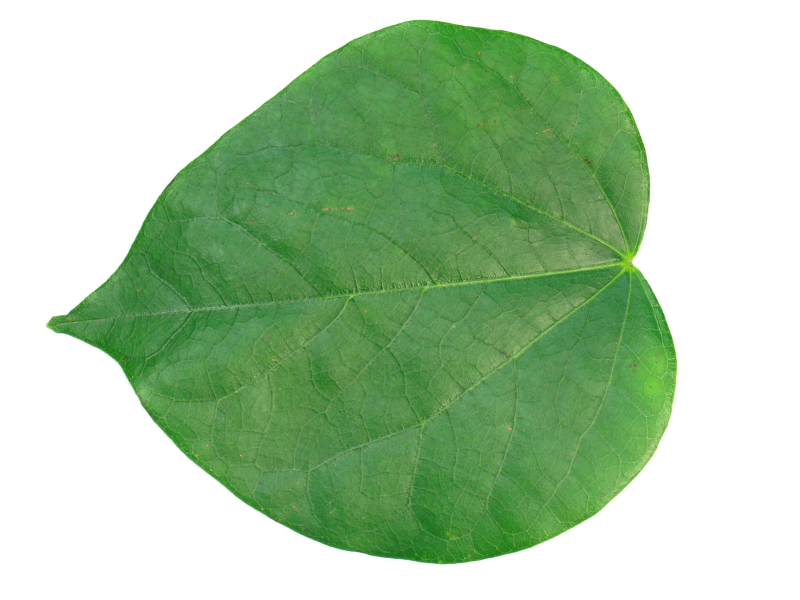
#> input picture Leaf_nhom_02/4 Cercis chinensis/1123.jpg, 1600 x 1200 px (shown at 1/2 size); its folder holds 4 pictures in this run
$ jupyter execute HU_nhom_02.ipynb
#> lines starting #> are read from the running program, lines starting #| are printed output that depends on the picture; after the words box and inside, x2 and y2 are one past the last pixel; in counts of white or black regions, pixels touching at a corner belong together; pictures that were not available may be replaced by others from this repository, and a replacement may not be noted
[cell 1]
import cv2
import numpy as np
from matplotlib import pyplot as plt
import os
import pandas as pd

[cell 2]
cercis_chinesis = '../Leaf_nhom_02/4 Cercis chinensis/'
indigofera_tinctoria = '../Leaf_nhom_02/5 Indigofera tinctoria L/'
acer_palmatum = '../Leaf_nhom_02/6 Acer palmatum/'

# Hiển thị số lượng ảnh trong các thư mục
def count_images(path):
    import os
    list = os.listdir(path)
    return len(list)

print('Số lượng ảnh trong thư mục Cercis chinensis:', count_images(cercis_chinesis))
print('Số lượng ảnh trong thư mục Indigofera tinctoria:', count_images(indigofera_tinctoria))
print('Số lượng ảnh trong thư mục Acer palmatum:', count_images(acer_palmatum))

# Đọc ảnh trong folder
def read_images(path):
#> called with path = '../Leaf_nhom_02/4 Cercis chinensis/'
    import os
    list = os.listdir(path)
    images = []
    for i in list:
        images.append(plt.imread(path + i))
    return images

# Hiển thị ảnh đầu tiên của mỗi loại
fig, axs = plt.subplots(1, 3, figsize=(15, 5))
axs[0].imshow(read_images(cercis_chinesis)[0])
axs[0].set_title('Cercis chinensis')

axs[1].imshow(read_images(indigofera_tinctoria)[0])
axs[1].set_title('Indigofera tinctoria')

axs[2].imshow(read_images(acer_palmatum)[0])
axs[2].set_title('Acer palmatum')

plt.subplots_adjust(wspace=0.2)  # Điều chỉnh khoảng cách giữa các biểu đồ
plt.show()
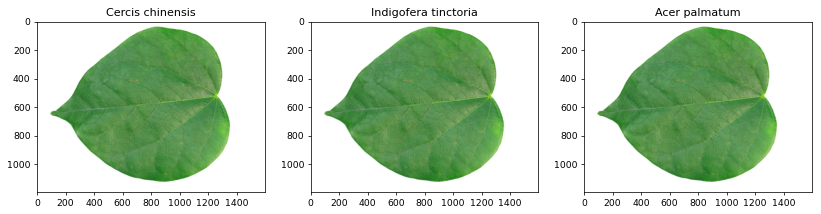
#> figure drawn by matplotlib, 3 panels

# Hiển thị kích thước 1 ảnh đầu tiên
print('Kích thước ảnh Cercis chinensis:', read_images(cercis_chinesis)[0].shape)
print('Kích thước ảnh Indigofera tinctoria:', read_images(indigofera_tinctoria)[0].shape)
print('Kích thước ảnh Acer palmatum:', read_images(acer_palmatum)[0].shape)

[cell 3]
# Đọc ảnh trong từng thư mục và chuyển sang ảnh xám, tạo vào lưu file ảnh xám vào folder mới
def preprocessing(image):
    gray_img = cv2.cvtColor(image, cv2.COLOR_RGB2GRAY)
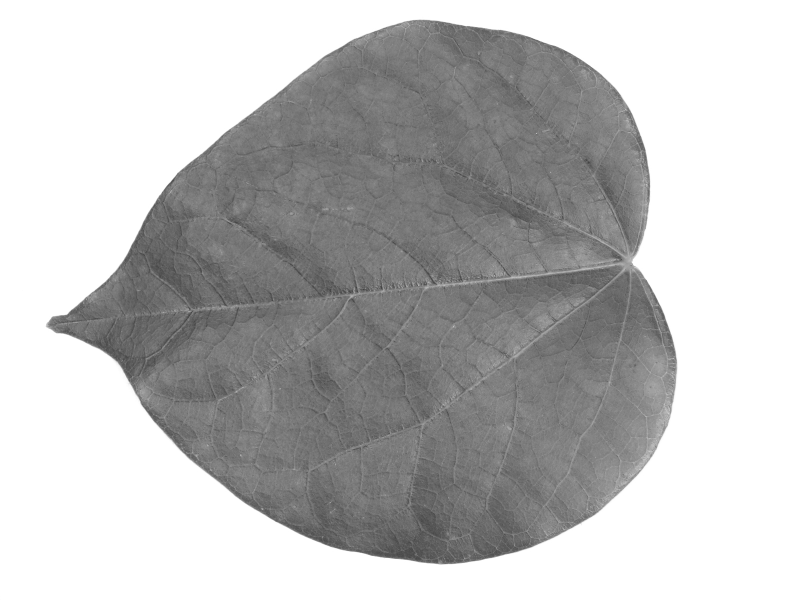
#> gray_img: shape (1200, 1600) (shown at 1/2 size); min 49, max 255, mean 188.7
#> image is the input picture: shape (1200, 1600, 3); mean R, G, B 171.6, 201.6, 166.7
    # resize ảnh với kích thước giảm 10 lần
    # gray_img = cv2.resize(gray_img, (gray_img.shape[1]//10, gray_img.shape[0]//10))
    _, gray_img = cv2.threshold(gray_img, 0, 255, cv2.THRESH_BINARY + cv2.THRESH_OTSU)
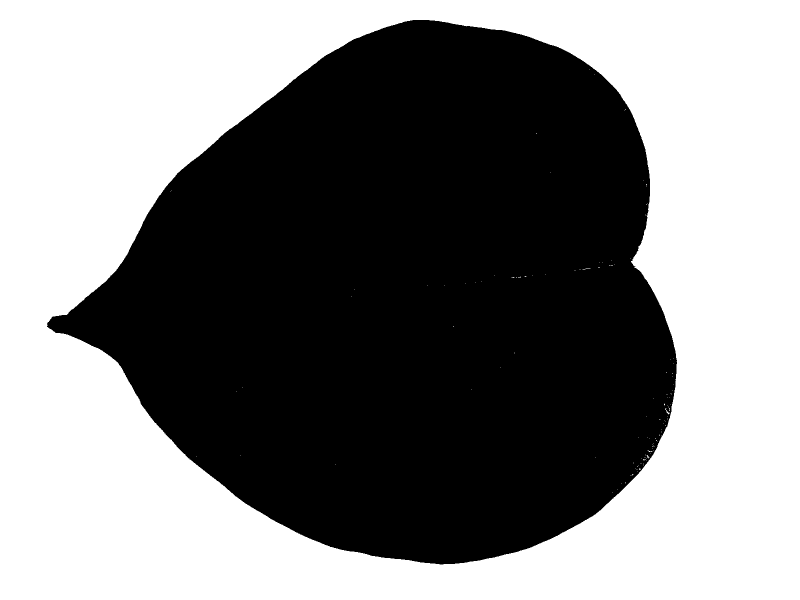
#> gray_img: shape (1200, 1600) (shown at 1/2 size); 51.1% white; 2 black regions (1 under 20 px), largest, box (x1, y1, x2, y2) and area: (94, 40, 1354, 1129) 938596
    gray_img = cv2.bitwise_not(gray_img)
    return gray_img

# Hiển thị ảnh sau khi tiền xử lý
fig, axs = plt.subplots(1, 3, figsize=(15, 5))
axs[0].imshow(preprocessing(read_images(cercis_chinesis)[0]), cmap='gray')
axs[0].set_title('Cercis chinensis')

axs[1].imshow(preprocessing(read_images(indigofera_tinctoria)[0]), cmap='gray')
axs[1].set_title('Indigofera tinctoria')

axs[2].imshow(preprocessing(read_images(acer_palmatum)[0]), cmap='gray')
axs[2].set_title('Acer palmatum')

plt.subplots_adjust(wspace=0.2)  # Điều chỉnh khoảng cách giữa các biểu đồ
plt.show()
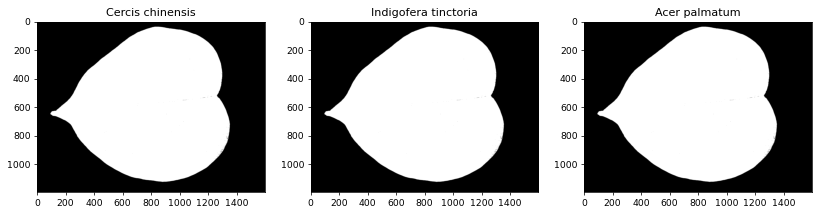
#> figure drawn by matplotlib, 3 panels

[cell 4]
cercis_chinesis_img = read_images(cercis_chinesis)
indigofera_tinctoria_img = read_images(indigofera_tinctoria)
acer_palmatum_img = read_images(acer_palmatum)

# Tiền xử lý ảnh và lưu vào thư mục mới với tên giống ảnh gốc
cercis_chinesis_preprocessing = '../HU_nhom_02/preprocessing/cercis_chinesis_preprocess/'
indigofera_tinctoria_preprocessing = '../HU_nhom_02/preprocessing/indigofera_tinctoria_preprocess/'
acer_palmatum_preprocessing = '../HU_nhom_02/preprocessing/acer_palmatum_preprocess/'

if not os.path.exists(cercis_chinesis_preprocessing):
    os.makedirs(cercis_chinesis_preprocessing)
if not os.path.exists(indigofera_tinctoria_preprocessing):
    os.makedirs(indigofera_tinctoria_preprocessing)
if not os.path.exists(acer_palmatum_preprocessing):
    os.makedirs(acer_palmatum_preprocessing)

for i in range(len(cercis_chinesis_img)):
    cv2.imwrite(cercis_chinesis_preprocessing + 'cercis_chinesis_preprocess_' + str(i) + '.png', preprocessing(cercis_chinesis_img[i]))
#> this loop made 4 passes
#> pass 2, in preprocessing (call 5), `gray_img = cv2.cvtColor(image, cv2.COLOR_RGB2GRAY)`:
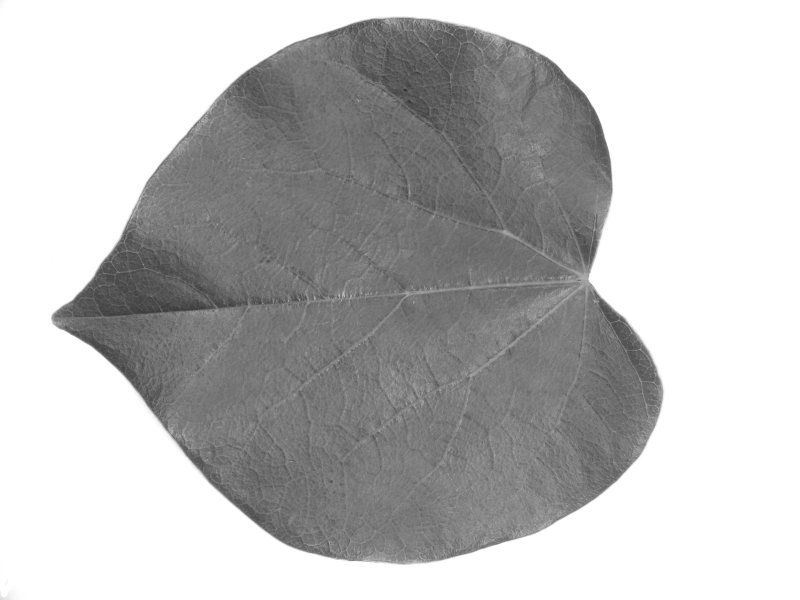
#> gray_img: shape (1200, 1600) (shown at 1/2 size); min 34, max 255, mean 188.7
#> pass 2, in preprocessing (call 5), `_, gray_img = cv2.threshold(gray_img, 0, 255, cv2.THRESH_BINARY + cv2...`:
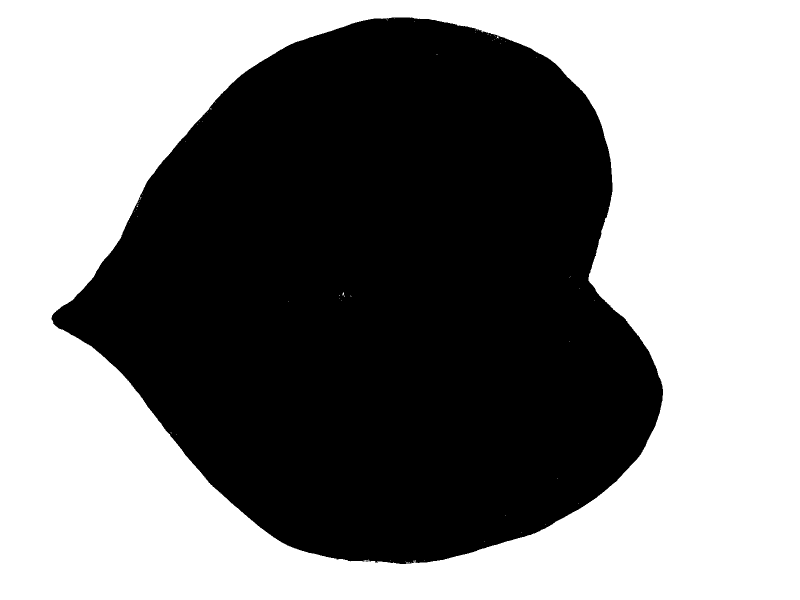
#> gray_img: shape (1200, 1600) (shown at 1/2 size); 52.2% white; 3 black regions (2 under 20 px), largest, box (x1, y1, x2, y2) and area: (103, 35, 1326, 1128) 918663
#> pass 3, in preprocessing (call 6), `gray_img = cv2.cvtColor(image, cv2.COLOR_RGB2GRAY)`:
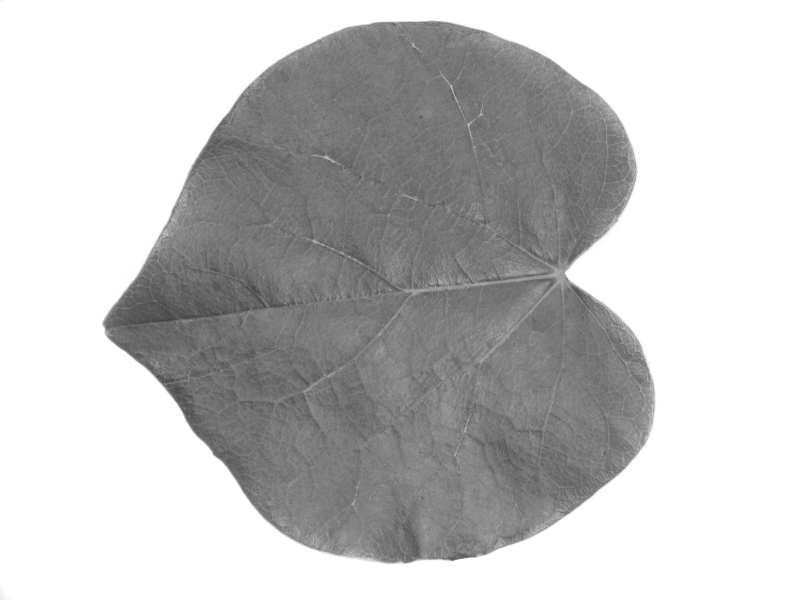
#> gray_img: shape (1200, 1600) (shown at 1/2 size); min 57, max 255, mean 195.3
for i in range(len(indigofera_tinctoria_img)):
    cv2.imwrite(indigofera_tinctoria_preprocessing + 'indigofera_tinctoria_preprocess_' + str(i) + '.png', preprocessing(indigofera_tinctoria_img[i]))
for i in range(len(acer_palmatum_img)):
    cv2.imwrite(acer_palmatum_preprocessing + 'acer_palmatum_preprocess_' + str(i) + '.png', preprocessing(acer_palmatum_img[i]))

# Hiển thị ảnh sau khi tiền xử lý
fig, axs = plt.subplots(1, 3, figsize=(15, 5))
axs[0].imshow(plt.imread(cercis_chinesis_preprocessing + 'cercis_chinesis_preprocess_0.png'), cmap='gray')
axs[0].set_title('Cercis chinensis')

axs[1].imshow(plt.imread(indigofera_tinctoria_preprocessing + 'indigofera_tinctoria_preprocess_0.png'), cmap='gray')
axs[1].set_title('Indigofera tinctoria')

axs[2].imshow(plt.imread(acer_palmatum_preprocessing + 'acer_palmatum_preprocess_0.png'), cmap='gray')
axs[2].set_title('Acer palmatum')

plt.subplots_adjust(wspace=0.2)  # Điều chỉnh khoảng cách giữa các biểu đồ
plt.show()

[cell 5]
# Trích đặc trưng HU của ảnh và lưu vào file csv
# Gán nhãn cho đặc trưng
# Cercis chinensis: 4
# Indigofera tinctoria: 5
# Acer palmatum: 6

def extract_feature(image):
    moments = cv2.moments(image)
    hu_moments = cv2.HuMoments(moments)
    return hu_moments.flatten()

def extract_feature_from_folder(path, label):
    list = os.listdir(path)
    features = []
    labels = []
    for i in list:
        img = plt.imread(path + i)
        features.append(extract_feature(img))
        labels.append(label)
    return features, labels

def save_to_csv(features, labels, file_name):
    df = pd.DataFrame(features)
    df['label'] = labels
    df.to_csv(file_name, index=False)

cercis_chinesis_features, cercis_chinesis_labels = extract_feature_from_folder(cercis_chinesis_preprocessing, 4)
indigofera_tinctoria_features, indigofera_tinctoria_labels = extract_feature_from_folder(indigofera_tinctoria_preprocessing, 5)
acer_palmatum_features, acer_palmatum_labels = extract_feature_from_folder(acer_palmatum_preprocessing, 6)

# Lưu vào file csv đặt tên file là HU_nhom_02.csv
features = cercis_chinesis_features + indigofera_tinctoria_features + acer_palmatum_features
labels = cercis_chinesis_labels + indigofera_tinctoria_labels + acer_palmatum_labels
save_to_csv(features, labels, 'HU_nhom_02.csv')
